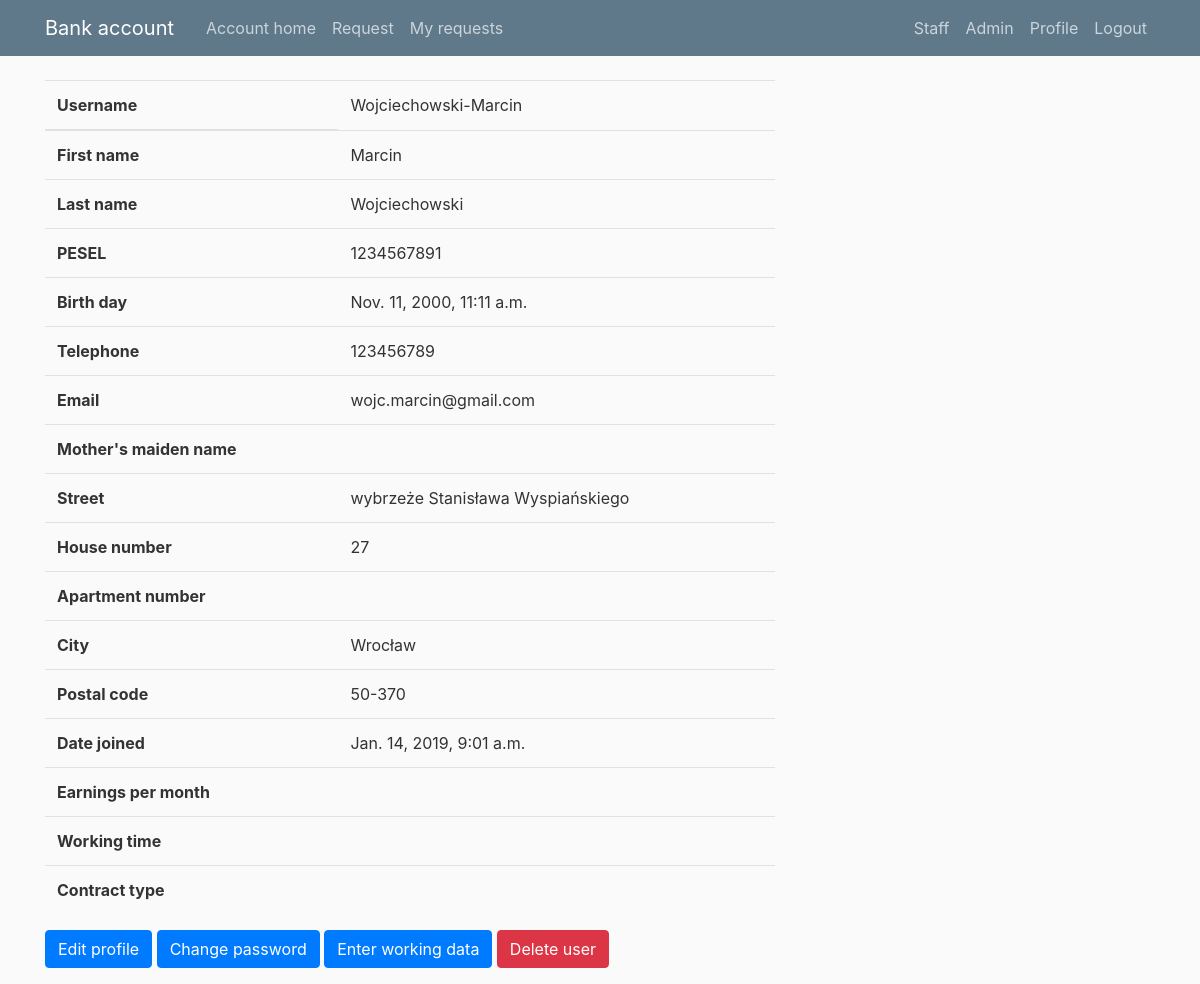
Screenshot of /profile/ (signed in) with the database file from the repository.
### client/models.py (models this page shows, shortened)
class CustomUser(AbstractUser):
    address = models.ForeignKey(Address, on_delete=models.PROTECT)
    pesel = models.CharField(max_length=11, unique=True, validators=[RegexValidator(
        regex='^\d{11}$', message='Niewlasciwy PESEL!', code='nomatch')])
    mothers_maiden_name = models.CharField(max_length=32, blank=True, validators=[RegexValidator(
        regex='^[a-zA-Z-]*$', message='Niewlasciwe nazwisko!', code='nomatch')])
    birth_day = models.DateTimeField(help_text="Data w formacie dd/mm/yyyy")
    telephone = models.CharField(max_length=9, unique=True, validators=[RegexValidator(
        regex='^\d{9}$', message='Niewlasciwy numer telefonu', code='nomatch')])
    creditworthiness = models.ForeignKey(
        Creditworthiness, on_delete=models.PROTECT, blank=True, null=True)
    REQUIRED_FIELDS = ['email', 'first_name',
                       'last_name', 'pesel', 'birth_day', 'telephone', 'address']
    USERNAME_FIELD = 'username'

class Address(models.Model):
    street = models.CharField(max_length=64)
    house_nr = models.IntegerField()
    apartment_nr = models.IntegerField(null=True, blank=True)
    city = models.ForeignKey(City, on_delete=models.PROTECT)

class City(models.Model):
    postal_code = models.CharField(max_length=6, validators=[RegexValidator(
        regex='^\d{2}-{1}\d{3}$', message='Niewlasciwy kod pocztowy! Uzyj formatu XX-XXX.', code='nomatch')])
    city = models.CharField(max_length=32)

### users/views.py (the view)
# urls.py: path('profile/', user_views.profile, name='profile'),
@login_required
def profile(request):
    return render(request, 'users/profile.html')

### users/templates/users/profile.html (shortened to what this page needs)
{% extends "client/base.html" %}
{% block content %}<table class="table">
    <thead>
        <tr>
            <th scope="col">Username</th>
            <td>{{ user.username }}</td>
        </tr>
    </thead>
    <tbody>
        <tr>
            <th scope="row">First name</th>
            <td>{{ user.first_name }}</td>
        </tr>
        <tr>
            <th scope="row">Last name</th>
            <td>{{ user.last_name }}</td>
        </tr>
        <tr>
            <th scope="row">PESEL</th>
            <td>{{ user.pesel }}</td>
        </tr>
        <tr>
            <th scope="row">Birth day</th>
            <td>{{ user.birth_day }}</td>
        </tr>
        <tr>
            <th scope="row">Telephone</th>
            <td>{{ user.telephone }}</td>
        </tr>
        <tr>
            <th scope="row">Email</th>
            <td>{{ user.email }}</td>
        </tr>
        <tr>
            <th scope="row">Mother's maiden name</th>
            <td>{{ user.mothers_maiden_name|default_if_none:"Not provided" }}</td>
        </tr>
        <tr>
            <th scope="row">Street</th>
            <td>{{ user.address.street }}</td>
        </tr>
        <tr>
            <th scope="row">House number</th>
            <td>{{ user.address.house_nr }}</td>
        </tr>
        <tr>
            <th scope="row">Apartment number</th>
            <td>{{ user.address.apartment_nr|default_if_none:"&nbsp;" }}</td>
        </tr>
        <tr>
            <th scope="row">City</th>
            <td>{{ user.address.city.city }}</td>
        </tr>
        <tr>
            <th scope="row">Postal code</th>
            <td>{{ user.address.city.postal_code }}</td>
        </tr>
        <tr>
            <th scope="row">Date joined</th>
            <td>{{ user.date_joined }}</td>
        </tr>
        <tr>
            <th scope="row">Earnings per month</th>
            <td>{{ user.creditworthiness.earnings_per_month }}</td>
        </tr>
        <tr>
            <th scope="row">Working time</th>
            <td>{{ user.creditworthiness.working_time }}</td>
        </tr>
        <tr>
            <th scope="row">Contract type</th>
            <td>{{ user.creditworthiness.contract_type }}</td>
        </tr>
    </tbody>
</table>
<div class="form-group">
    <a href="{% url 'edit_profile' %}" class="btn btn-primary" type="submit">
        Edit profile
    </a>
    <a href="{% url 'change_password' %}" class="btn btn-primary" type="submit">
        Change password
    </a>
    <a href="{% url 'creditworthiness' %}" class="btn btn-primary" type="submit">
        Enter working data
    </a>
    <a href="{% url 'delete_user' %}" class="btn btn-danger" type="button">
        Delete user
    </a>
</div>
{% endblock content %}

### client/static/clientapp/main.css (style rules this page uses)
body { background: #fafafa; color: #333333; margin-top: 5rem; }

### rows the page displays
CustomUser: username "Wojciechowski-Marcin", first_name "Marcin", last_name "Wojciechowski", pesel "1234567891", birth_day "Nov. 11, 2000, 11:11 a.m.", telephone "123456789", email "wojc.marcin@gmail.com", address.street "wybrzeże Stanisława Wyspiańskiego", address.house_nr "27", address.city.city "Wrocław", address.city.postal_code "50-370", date_joined "Jan. 14, 2019, 9:01 a.m."
